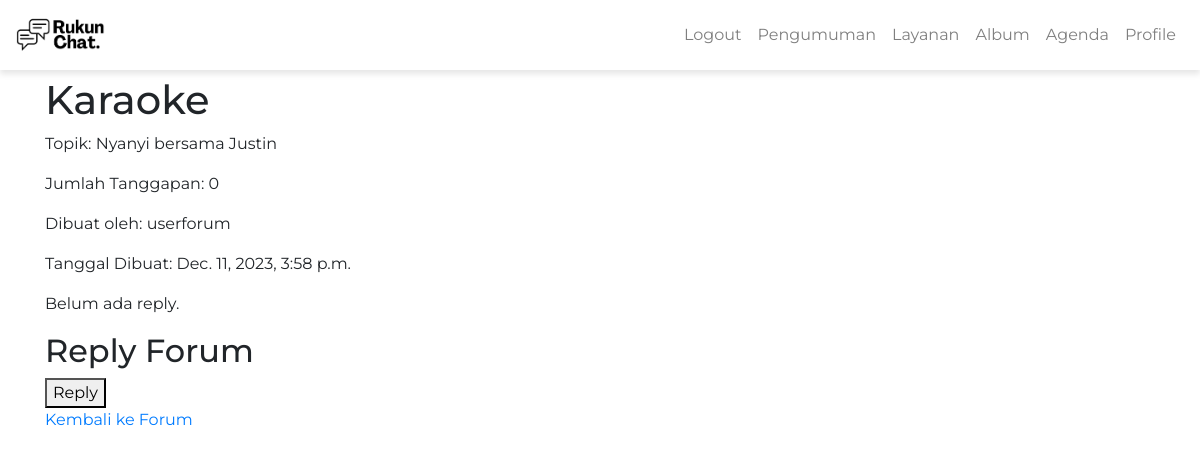
Page /forum/detail/2/ (signed in) on the committed database.
### forum/models.py (models this page shows)
class Forum(models.Model):
    title = models.CharField(max_length=255)
    date_created = models.DateTimeField(auto_now_add=True)
    topic = models.CharField(max_length=255)
    num_responses = models.IntegerField(default=0)
    creator = models.ForeignKey(User, on_delete=models.CASCADE)

### forum/views.py (the view)
# urls.py: path('detail/<int:forum_id>/', forum_detail, name='forum_detail'),
@login_required(login_url='/auth/login/')
def forum_detail(request, forum_id):
    forum = get_object_or_404(Forum, id=forum_id)
    responses = forum.responses.all()
    context = {
        'forum': forum,
        'responses': responses
    }
    return render(request, 'forum_detail.html', context)

### forum/templates/forum_detail.html (shortened to what this page needs)
{% extends 'base.html' %}
{% block content %}
<h1>{{ forum.title }}</h1>
<p>Topik: {{ forum.topic }}</p>
<p>Jumlah Tanggapan: {{ forum.num_responses }}</p>
<p>Dibuat oleh: {{ forum.creator.username }}</p>
<p>Tanggal Dibuat: {{ forum.date_created }}</p>
{% if responses %}
<h2>Daftar Reply</h2>
{% for response in responses %}
<div class="response">
    <p>{{ response.responder.username }} pada {{ response.response_date }}</p>
    <p>{{ response.response_text }}</p>
</div>
{% endfor %}
{% else %}
<p>Belum ada reply.</p>
{% endif %}
{% if user.is_authenticated and not user.is_staff %}
<h2>Reply Forum</h2>
<form method="post" action="{% url 'forum:reply_forum' forum.id %}">
    <button type="submit">Reply</button>
</form>
{% endif %}
<a href="{% url 'forum:show_all_forum' %}">Kembali ke Forum</a>
{% endblock %}

### rows in the picture
Forum: title "Karaoke", topic "Nyanyi bersama Justin", num_responses "0", creator.username "userforum", date_created "Dec. 11, 2023, 3:58 p.m."
